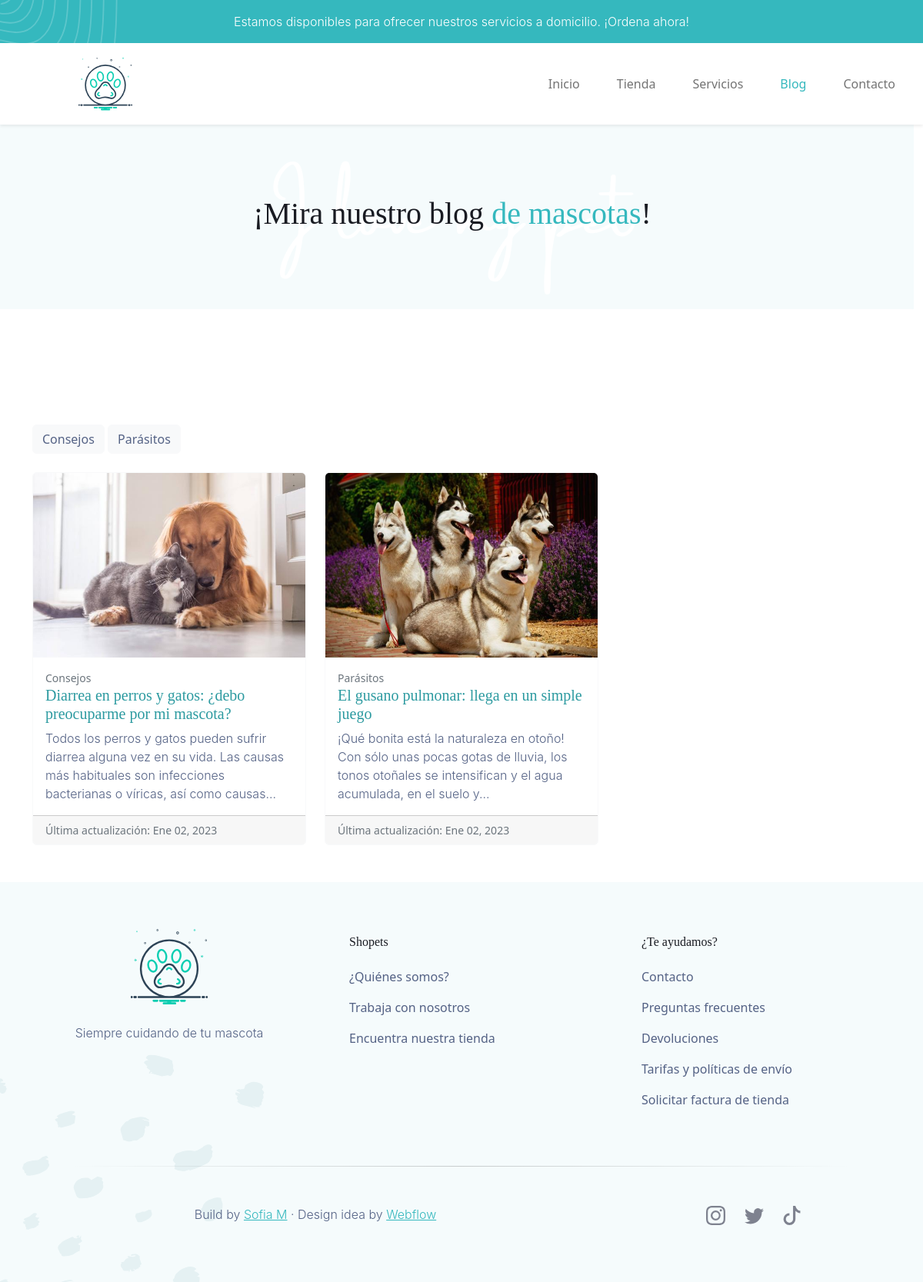
Screenshot of /blog/ with the database file from the repository.
### blog/models.py (models this page shows, shortened)
class Categoria(models.Model):
    nombre = models.CharField(max_length=150)
    created = models.DateTimeField(auto_now_add=True)
    updated = models.DateTimeField(auto_now_add=True)
    class Meta:
        verbose_name = 'categoria'
        verbose_name_plural = 'categorias'

class Post(models.Model):
    titulo = models.CharField(max_length=80)
    slug = models.SlugField(max_length=200, unique=True)
    contenido = RichTextField()
    mini_descripcion = models.TextField()
    imagen = models.ImageField(upload_to='blog', null=True, blank=True)
    autor = models.ForeignKey(User, on_delete=models.CASCADE)
    categorias = models.ManyToManyField(Categoria)
    created = models.DateTimeField(auto_now_add=True)
    updated = models.DateTimeField(auto_now=True)
    class Meta:
        ordering = ('-updated',)
        verbose_name = 'post'
        verbose_name_plural = 'posts'

### blog/views.py (the view)
# urls.py: 2. Add a URL to urlpatterns:  path('blog/', include('blog.urls'))
def blog(request):
    posts = Post.objects.all()
    categoria = Categoria.objects.all()
    return render(request, "blog/blog.html", {'posts':posts, 'categorias':categoria})

### blog/templates/blog/blog.html (shortened to what this page needs)
{% extends "ShopetsApp/base.html" %}
{% load static %}
{% block ccsLinks %}<link rel="stylesheet" href="{% static 'ShopetsApp/css/blog.css' %}">{% endblock %}
{% block content %}
<div class="row align-items-center text-center banner-blog">
    <h1>¡Mira nuestro blog <FONT COLOR="#35b8be">de mascotas</FONT>!</h1>
</div>
<div class="container">
    <div class="d-md-block mx-auto mb-4">
        {% for post in posts %}
            {% for categoria in post.categorias.all%}
            <a href="{% url 'categoria' categoria.id %}"><button type="button" class="btn btn-light categorias">{{categoria.nombre}}</button></a>
            {% endfor %}
        {% endfor %}
    </div>
    <div class="row row-cols-1 row-cols-md-3 g-4">
        {% for post in posts %}
        <div class="col">
            <a href="{% url 'post' post.slug  %}" class="linkPost">
            <div class="card border-light h-100 post">
            <img src="{{post.imagen.url}}" class="card-img-top" alt="..." style="height: 30vh;">
            <div class="card-body">
                <small class="text-muted">{% for cat in post.categorias.all %}{{cat.nombre}}{% if not forloop.last %} | {% endif %}{% endfor %}</small>
                <h5 class="card-title" style="color: #2c9aa0;">{{post.titulo}}</h5>
                <p class="card-text">{{post.mini_descripcion|slice:":150"}}...</p>
            </div>
            <div class="card-footer">
                <small class="text-muted">Última actualización: {{post.updated|date:"M d, Y"}}</small>
            </div>
            </div>
            </a>
        </div>
        {% endfor %}
    </div>
</div>
{% endblock %}

### ShopetsApp/static/ShopetsApp/css/base.css (style rules this page uses)
p { font-family: 'Inter light'; color: #546285; }
h1, h2, h3, h4, h5, h6 { font-family: 'Manrope ExtraBold'; color: #191b22; }

### ShopetsApp/static/ShopetsApp/css/blog.css (style rules this page uses)
.banner-blog { background-image: url(../images/bg-bannerServicios.png); background-repeat: no-repeat; background-position:center; background-color: #f5fbfc; width: 100vw; height: 30vh; margin-bottom: 150px; }
.categorias { color: #546285; }
.linkPost { text-decoration: none; }

### rows the page displays
Post: imagen (picture), titulo "Diarrea en perros y gatos: ¿debo preocuparme por mi mascota?", mini_descripcion "Todos los perros y gatos pueden sufrir diarrea alguna vez en su vida. Las causas más habituales son infecciones bacterianas o víricas, así como causas", updated "Ene 02, 2023"
Categoria: nombre "Consejos"
Post: imagen (picture), titulo "El gusano pulmonar: llega en un simple juego", mini_descripcion "¡Qué bonita está la naturaleza en otoño! Con sólo unas pocas gotas de lluvia, los tonos otoñales se intensifican y el agua acumulada, en el suelo y", updated "Ene 02, 2023"
Categoria: nombre "Parásitos"
